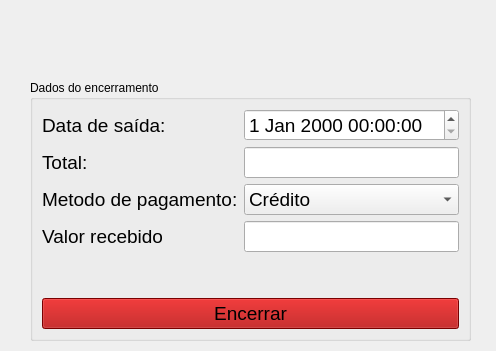
<?xml version="1.0" encoding="UTF-8"?>
<ui version="4.0">
 <class>Form</class>
 <widget class="QWidget" name="Form">
  <property name="geometry">
   <rect>
    <x>0</x>
    <y>0</y>
    <width>496</width>
    <height>351</height>
   </rect>
  </property>
  <property name="windowTitle">
   <string>Form</string>
  </property>
  <widget class="QGroupBox" name="groupBox">
   <property name="geometry">
    <rect>
     <x>30</x>
     <y>80</y>
     <width>441</width>
     <height>261</height>
    </rect>
   </property>
   <property name="title">
    <string>Dados do encerramento</string>
   </property>
   <layout class="QVBoxLayout" name="verticalLayout">
    <item>
     <layout class="QFormLayout" name="formLayout">
      <item row="0" column="0">
       <widget class="QLabel" name="label_data">
        <property name="font">
         <font>
          <pointsize>14</pointsize>
         </font>
        </property>
        <property name="text">
         <string>Data de saída:</string>
        </property>
       </widget>
      </item>
      <item row="1" column="0">
       <widget class="QLabel" name="label_total">
        <property name="font">
         <font>
          <pointsize>14</pointsize>
         </font>
        </property>
        <property name="text">
         <string>Total:</string>
        </property>
       </widget>
      </item>
      <item row="2" column="0">
       <widget class="QLabel" name="label_pagamento">
        <property name="font">
         <font>
          <pointsize>14</pointsize>
         </font>
        </property>
        <property name="text">
         <string>Metodo de pagamento:</string>
        </property>
       </widget>
      </item>
      <item row="3" column="0">
       <widget class="QLabel" name="label_recebido">
        <property name="font">
         <font>
          <pointsize>14</pointsize>
         </font>
        </property>
        <property name="text">
         <string>Valor recebido</string>
        </property>
       </widget>
      </item>
      <item row="2" column="1">
       <widget class="QComboBox" name="comboBox_pagamento">
        <property name="font">
         <font>
          <pointsize>14</pointsize>
         </font>
        </property>
        <item>
         <property name="text">
          <string>Crédito</string>
         </property>
        </item>
        <item>
         <property name="text">
          <string>Débito</string>
         </property>
        </item>
        <item>
         <property name="text">
          <string>PIX</string>
         </property>
        </item>
        <item>
         <property name="text">
          <string>Dinheiro</string>
         </property>
        </item>
        <item>
         <property name="text">
          <string>Faturar</string>
         </property>
        </item>
       </widget>
      </item>
      <item row="1" column="1">
       <widget class="QLineEdit" name="lineEdit_total">
        <property name="font">
         <font>
          <pointsize>14</pointsize>
         </font>
        </property>
       </widget>
      </item>
      <item row="3" column="1">
       <widget class="QLineEdit" name="lineEdit_recebido">
        <property name="font">
         <font>
          <pointsize>14</pointsize>
         </font>
        </property>
        <property name="inputMask">
         <string/>
        </property>
       </widget>
      </item>
      <item row="0" column="1">
       <widget class="QDateTimeEdit" name="dateTimeEdit">
        <property name="font">
         <font>
          <pointsize>14</pointsize>
         </font>
        </property>
       </widget>
      </item>
     </layout>
    </item>
    <item>
     <widget class="QPushButton" name="button_encerrar">
      <property name="font">
       <font>
        <pointsize>14</pointsize>
       </font>
      </property>
      <property name="styleSheet">
       <string notr="true">background-color: rgb(170, 0, 0);
color: rgb(0, 0, 0);</string>
      </property>
      <property name="text">
       <string>Encerrar</string>
      </property>
     </widget>
    </item>
   </layout>
  </widget>
 </widget>
 <resources/>
 <connections/>
</ui>
